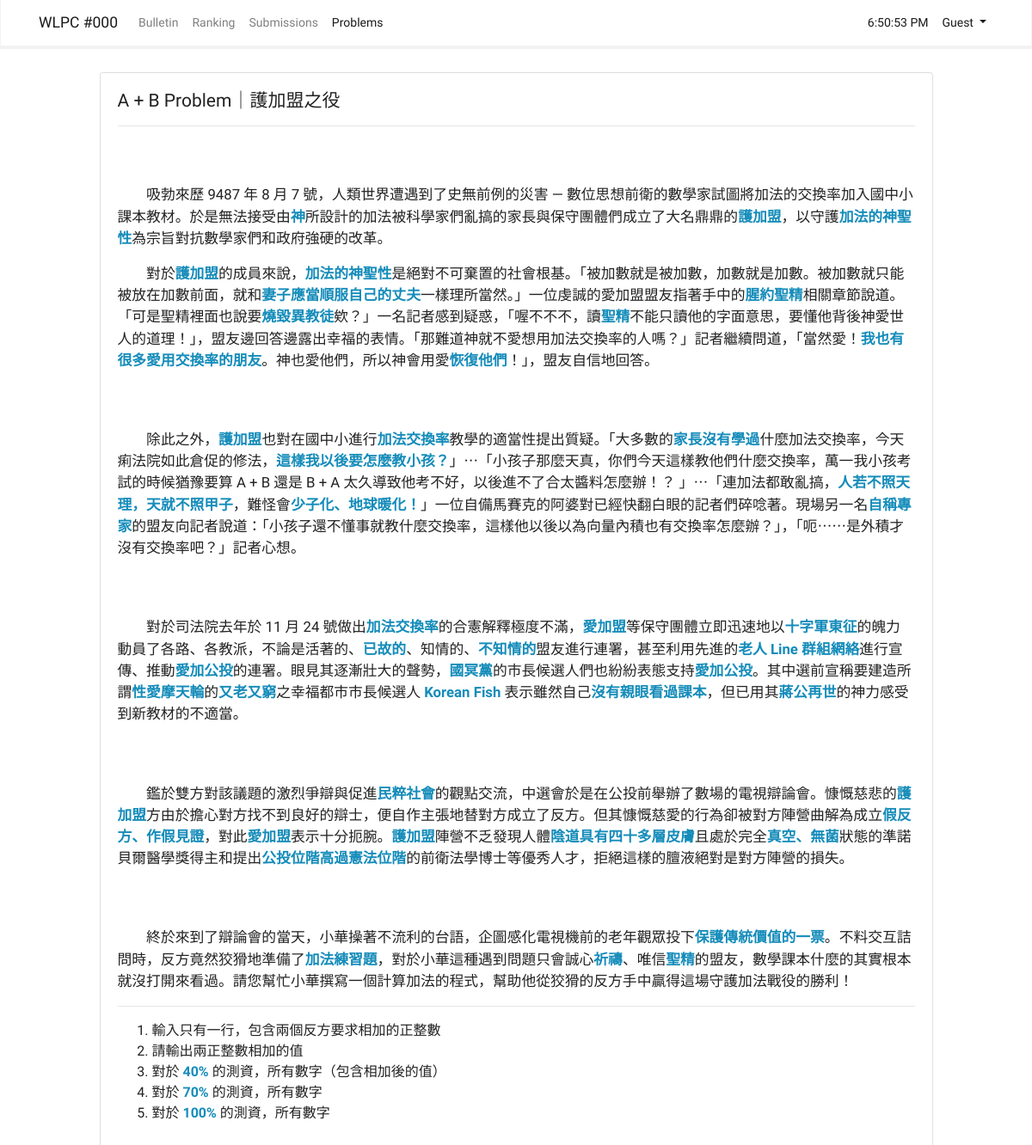
The app's page /problems/1 with its own data.
### app/models.py (models this page shows, shortened)
class Problem(db.Model):
    __tablename__ = 'problems'
    id = db.Column(db.Integer, primary_key = True)
    title = db.Column(db.String)
    abbr = db.Column(db.String)
    content = db.Column(db.Text)
    content_html = db.Column(db.Text)
    time_limit = db.Column(db.Integer)
    memory_limit = db.Column(db.Integer)
    scoring_script = db.Column(db.Text)
    test_datas = db.relationship('TestData', backref = 'problem')

### app/problem/views.py (the view, shortened to what this page needs)
@problem.route('/problems/<pid>', methods = ['GET', 'POST'])
def show(pid):
    form = ProblemField()
    problem = Problem.query.get_or_404(pid)
    form.abbr.data = problem.abbr
    form.title.data = problem.title
    form.content.data = problem.content
    return render_template('problem/show.html', current_time = datetime.utcnow(), form = form, problem = problem)

### app/templates/problem/show.html (shortened to what this page needs)
{% extends "base.html" %}
{% import "_macros.html" as macros %}
{% block page_content %}
<div class="container" style="width: 90%">
    <div class="card">
        <div class="card-body content">
            <h4 class="card-title mb-3">{{ problem.title }}</h4>
            <hr>
            {{ (problem.content_html or '') | safe }}
        </div>
    </div><br>
</div>
{% endblock %}

### records on screen
Problem: title "A + B Problem｜護加盟之役", content_html "吸勃來歷 9487 年 8 月 7 號，人類世界遭遇到了史無前例的災害 — 數位思想前衛的數學家試圖將加法的交換率加入國中小課本教材。於是無法接受由 神 所設計的加法被科學家們亂搞的家長與保守團體們成立了大名鼎鼎的 護加盟 ，以守護 加法的神聖性 為宗旨對抗數學家們和政府強硬的改革。 對於 護加盟 的成員來說， 加法的神聖性 是絕對不可棄置的社會根基。「被加數就是被加數，加數就是加數。被加數就只能被放在加數前面，就和 妻子應當順服自己的丈夫 一樣理所當然。」一位虔誠的愛加盟盟友指著手中的 腥約聖精 相關章節說道。「可是聖精裡面也說要 燒毀異教徒 欸？」一名記者感到疑惑，「喔不不不，讀 聖精 不能只讀他的字面意思，要懂他背後神愛世人的道理！」，盟友邊回答邊露出幸福的表情。「那難道神就不愛想用加法交換率的人嗎？」記者繼續問道，「當然愛！ 我也有很多愛用交換率的朋友 。神也愛他們，所以神會用愛 恢復他們 ！」，盟友自信地回答。 除此之外， 護加盟 也對在國中小進行 加法交換率 教學的適當性提出質疑。「大多數的 家長沒有學過 什麼加法交換率，今天痢法院如此倉促的修法， 這樣我以後要怎麼教小孩？ 」⋯「小孩子那麼天真，你們今天這樣教他們什麼交換率，萬一我小孩考試的時候猶豫要算 A + B 還是 B + A 太久導致他考不好，以後進不了合太醬料怎麼辦！？ 」⋯「連加法都敢亂搞， 人若不照天理，天就不照甲子 ，難怪會 少子化、地球暖化！ 」一位自備馬賽克的阿婆對已經快翻白眼的記者們碎唸著。現場另一名 自稱專家…"

### other values on screen
{{ config['CONTEST'] }} "WLPC #000"
